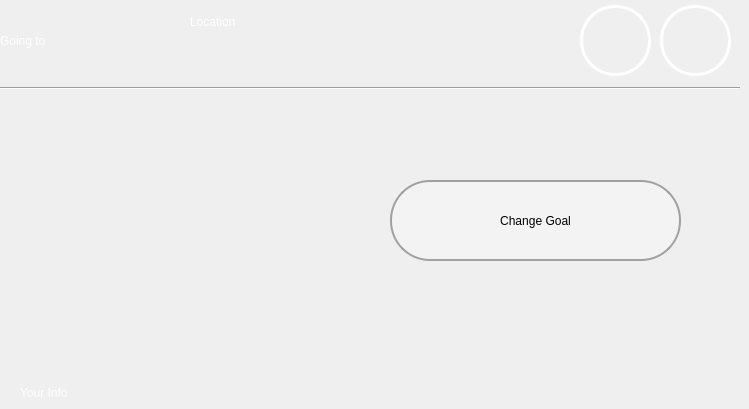
  <widget class="QWidget" name="PAUSE">
   <widget class="QLabel" name="navigating_to_label1_2">
    <property name="geometry">
     <rect>
      <x>0</x>
      <y>5</y>
      <width>321</width>
      <height>71</height>
     </rect>
    </property>
    <property name="styleSheet">
     <string notr="true">font: 20 32pt &quot;montserrat&quot;;
color: rgb(255, 255, 255);</string>
    </property>
    <property name="text">
     <string>Going to</string>
    </property>
   </widget>
   <widget class="QLabel" name="navigating_to_label3">
    <property name="geometry">
     <rect>
      <x>190</x>
      <y>15</y>
      <width>481</width>
      <height>51</height>
     </rect>
    </property>
    <property name="styleSheet">
     <string notr="true">font: 20 32pt &quot;montserrat&quot;;
color: rgb(255, 255, 255);</string>
    </property>
    <property name="text">
     <string>Location</string>
    </property>
    <property name="scaledContents">
     <bool>false</bool>
    </property>
    <property name="alignment">
     <set>Qt::AlignLeading|Qt::AlignLeft|Qt::AlignTop</set>
    </property>
    <property name="wordWrap">
     <bool>true</bool>
    </property>
   </widget>
   <widget class="QPushButton" name="resume_navigation">
    <property name="geometry">
     <rect>
      <x>110</x>
      <y>100</y>
      <width>131</width>
      <height>131</height>
     </rect>
    </property>
    <property name="styleSheet">
     <string notr="true"/>
    </property>
    <property name="text">
     <string/>
    </property>
    <property name="icon">
     <iconset>
      <normaloff>icons/UI Icons/play_grey2.png</normaloff>icons/UI Icons/play_grey2.png</iconset>
    </property>
    <property name="iconSize">
     <size>
      <width>120</width>
      <height>120</height>
     </size>
    </property>
    <property name="flat">
     <bool>true</bool>
    </property>
   </widget>
   <widget class="QLabel" name="passenger_info_2">
    <property name="geometry">
     <rect>
      <x>20</x>
      <y>239</y>
      <width>321</width>
      <height>161</height>
     </rect>
    </property>
    <property name="styleSheet">
     <string notr="true">font:  16pt &quot;montserrat&quot;;
color: rgb(255, 255, 255);</string>
    </property>
    <property name="text">
     <string>Your Info</string>
    </property>
    <property name="alignment">
     <set>Qt::AlignBottom|Qt::AlignLeading|Qt::AlignLeft</set>
    </property>
   </widget>
   <widget class="QPushButton" name="exit_8">
    <property name="geometry">
     <rect>
      <x>660</x>
      <y>5</y>
      <width>71</width>
      <height>71</height>
     </rect>
    </property>
    <property name="styleSheet">
     <string notr="true">color: rgb(255, 255, 255);
border-style: solid;
border-width: 3px;
border-radius: 35px;</string>
    </property>
    <property name="text">
     <string/>
    </property>
    <property name="icon">
     <iconset>
      <normaloff>icons/UI Icons/cross.png</normaloff>icons/UI Icons/cross.png</iconset>
    </property>
    <property name="iconSize">
     <size>
      <width>65</width>
      <height>65</height>
     </size>
    </property>
    <property name="flat">
     <bool>true</bool>
    </property>
   </widget>
   <widget class="QPushButton" name="info_8">
    <property name="geometry">
     <rect>
      <x>580</x>
      <y>5</y>
      <width>71</width>
      <height>71</height>
     </rect>
    </property>
    <property name="styleSheet">
     <string notr="true">color: rgb(255, 255, 255);
border-style: solid;
border-width: 3px;
border-radius: 35px;</string>
    </property>
    <property name="text">
     <string/>
    </property>
    <property name="icon">
     <iconset>
      <normaloff>icons/UI Icons/question_grey.png</normaloff>icons/UI Icons/question_grey.png</iconset>
    </property>
    <property name="iconSize">
     <size>
      <width>65</width>
      <height>65</height>
     </size>
    </property>
    <property name="flat">
     <bool>true</bool>
    </property>
   </widget>
   <widget class="QPushButton" name="pause_new_goal">
    <property name="geometry">
     <rect>
      <x>390</x>
      <y>180</y>
      <width>291</width>
      <height>81</height>
     </rect>
    </property>
    <property name="acceptDrops">
     <bool>false</bool>
    </property>
    <property name="layoutDirection">
     <enum>Qt::LeftToRight</enum>
    </property>
    <property name="styleSheet">
     <string notr="true">font:20 30pt &quot;montserrat&quot;;
background-color: rgb(243, 243, 243);
border-color: rgb(160, 160, 160);
border-style: solid;
border-width: 2px;
border-radius: 40px;</string>
    </property>
    <property name="text">
     <string>Change Goal</string>
    </property>
   </widget>
   <widget class="QLabel" name="map_label_2">
    <property name="geometry">
     <rect>
      <x>350</x>
      <y>100</y>
      <width>367</width>
      <height>276</height>
     </rect>
    </property>
    <property name="text">
     <string/>
    </property>
    <property name="textFormat">
     <enum>Qt::AutoText</enum>
    </property>
    <property name="pixmap">
     <pixmap>icons/UI Icons/matrix_map2.png</pixmap>
    </property>
    <property name="scaledContents">
     <bool>true</bool>
    </property>
   </widget>
   <widget class="Line" name="line_8">
    <property name="geometry">
     <rect>
      <x>0</x>
      <y>80</y>
      <width>740</width>
      <height>16</height>
     </rect>
    </property>
    <property name="frameShadow">
     <enum>QFrame::Sunken</enum>
    </property>
    <property name="lineWidth">
     <number>1</number>
    </property>
    <property name="orientation">
     <enum>Qt::Horizontal</enum>
    </property>
   </widget>
   <zorder>line_8</zorder>
   <zorder>passenger_info_2</zorder>
   <zorder>map_label_2</zorder>
   <zorder>navigating_to_label1_2</zorder>
   <zorder>navigating_to_label3</zorder>
   <zorder>resume_navigation</zorder>
   <zorder>exit_8</zorder>
   <zorder>info_8</zorder>
   <zorder>pause_new_goal</zorder>
  </widget>
